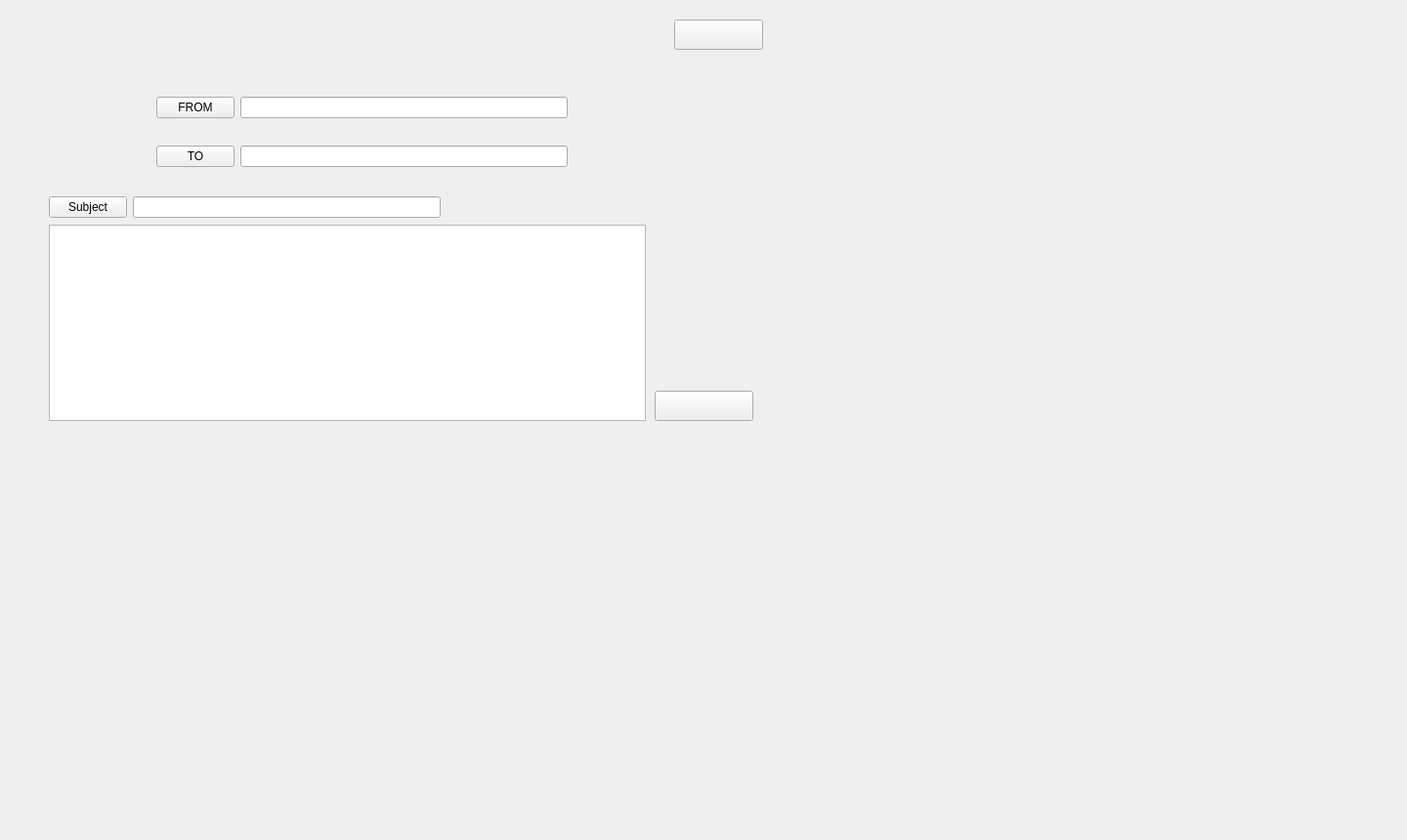
      <widget class="QWidget" name="mail">
       <widget class="QLabel" name="label_18">
        <property name="geometry">
         <rect>
          <x>0</x>
          <y>-120</y>
          <width>1431</width>
          <height>851</height>
         </rect>
        </property>
        <property name="text">
         <string/>
        </property>
        <property name="pixmap">
         <pixmap>../../crm/111.PNG</pixmap>
        </property>
       </widget>
       <widget class="QPushButton" name="pushButton_14">
        <property name="geometry">
         <rect>
          <x>670</x>
          <y>400</y>
          <width>101</width>
          <height>31</height>
         </rect>
        </property>
        <property name="styleSheet">
         <string notr="true">background-image: url(:/crm/send.png);</string>
        </property>
        <property name="text">
         <string/>
        </property>
       </widget>
       <widget class="QTextEdit" name="textEdit">
        <property name="geometry">
         <rect>
          <x>50</x>
          <y>230</y>
          <width>611</width>
          <height>201</height>
         </rect>
        </property>
       </widget>
       <widget class="QWidget" name="layoutWidget">
        <property name="geometry">
         <rect>
          <x>160</x>
          <y>90</y>
          <width>421</width>
          <height>41</height>
         </rect>
        </property>
        <layout class="QHBoxLayout" name="horizontalLayout_4">
         <item>
          <widget class="QPushButton" name="pushButton_8">
           <property name="text">
            <string>FROM</string>
           </property>
          </widget>
         </item>
         <item>
          <widget class="QLineEdit" name="from"/>
         </item>
        </layout>
       </widget>
       <widget class="QWidget" name="layoutWidget">
        <property name="geometry">
         <rect>
          <x>160</x>
          <y>140</y>
          <width>421</width>
          <height>41</height>
         </rect>
        </property>
        <layout class="QHBoxLayout" name="horizontalLayout_5">
         <item>
          <widget class="QPushButton" name="pushButton_12">
           <property name="text">
            <string>TO</string>
           </property>
          </widget>
         </item>
         <item>
          <widget class="QLineEdit" name="to"/>
         </item>
        </layout>
       </widget>
       <widget class="QWidget" name="layoutWidget">
        <property name="geometry">
         <rect>
          <x>50</x>
          <y>200</y>
          <width>401</width>
          <height>25</height>
         </rect>
        </property>
        <layout class="QHBoxLayout" name="horizontalLayout_6">
         <item>
          <widget class="QPushButton" name="pushButton_13">
           <property name="text">
            <string>Subject</string>
           </property>
          </widget>
         </item>
         <item>
          <widget class="QLineEdit" name="subject">
           <property name="text">
            <string/>
           </property>
          </widget>
         </item>
        </layout>
       </widget>
       <widget class="QPushButton" name="pushButton_19">
        <property name="geometry">
         <rect>
          <x>690</x>
          <y>20</y>
          <width>91</width>
          <height>31</height>
         </rect>
        </property>
        <property name="styleSheet">
         <string notr="true">background-image: url(:/crm/home.png);</string>
        </property>
        <property name="text">
         <string/>
        </property>
       </widget>
      </widget>
